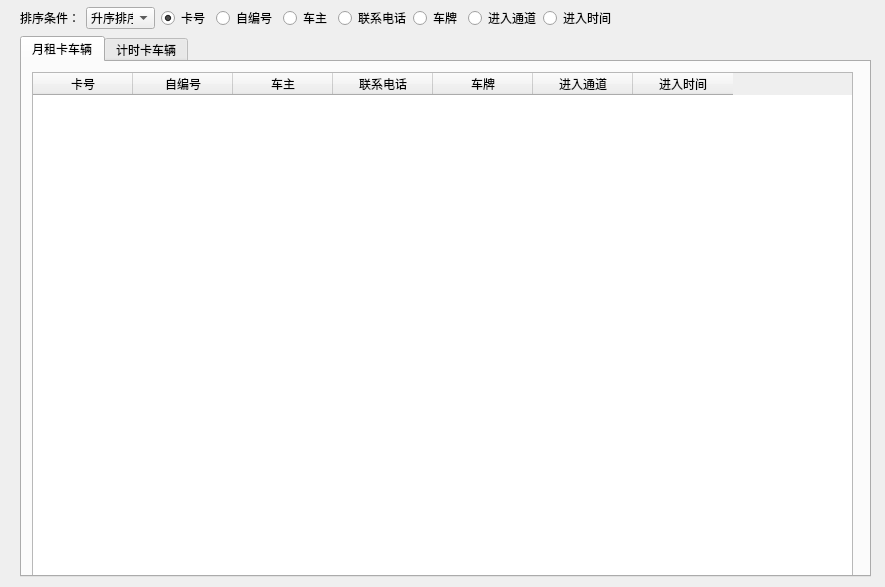
<?xml version="1.0" encoding="UTF-8"?>
<ui version="4.0">
 <class>CDlgStaying</class>
 <widget class="QDialog" name="CDlgStaying">
  <property name="geometry">
   <rect>
    <x>0</x>
    <y>0</y>
    <width>885</width>
    <height>587</height>
   </rect>
  </property>
  <property name="windowTitle">
   <string>当前滞留车辆信息</string>
  </property>
  <widget class="QTabWidget" name="tabWidget">
   <property name="geometry">
    <rect>
     <x>20</x>
     <y>36</y>
     <width>851</width>
     <height>541</height>
    </rect>
   </property>
   <property name="currentIndex">
    <number>0</number>
   </property>
   <widget class="QWidget" name="tab">
    <attribute name="title">
     <string>月租卡车辆</string>
    </attribute>
    <widget class="QTableWidget" name="tableWidgetMonth">
     <property name="geometry">
      <rect>
       <x>10</x>
       <y>10</y>
       <width>821</width>
       <height>511</height>
      </rect>
     </property>
     <property name="toolTip">
      <string>单击【卡号】单元格，查看对应车辆图片。</string>
     </property>
     <column>
      <property name="text">
       <string>卡号</string>
      </property>
     </column>
     <column>
      <property name="text">
       <string>自编号</string>
      </property>
     </column>
     <column>
      <property name="text">
       <string>车主</string>
      </property>
     </column>
     <column>
      <property name="text">
       <string>联系电话</string>
      </property>
     </column>
     <column>
      <property name="text">
       <string>车牌</string>
      </property>
     </column>
     <column>
      <property name="text">
       <string>进入通道</string>
      </property>
     </column>
     <column>
      <property name="text">
       <string>进入时间</string>
      </property>
     </column>
    </widget>
   </widget>
   <widget class="QWidget" name="tab_2">
    <attribute name="title">
     <string>计时卡车辆</string>
    </attribute>
    <widget class="QTableWidget" name="tableWidgetTime">
     <property name="geometry">
      <rect>
       <x>10</x>
       <y>10</y>
       <width>821</width>
       <height>511</height>
      </rect>
     </property>
     <property name="toolTip">
      <string>单击【卡号】单元格，查看对应车辆图片。</string>
     </property>
     <column>
      <property name="text">
       <string>卡号</string>
      </property>
     </column>
     <column>
      <property name="text">
       <string>自编号</string>
      </property>
     </column>
     <column>
      <property name="text">
       <string>车牌</string>
      </property>
     </column>
     <column>
      <property name="text">
       <string>进入通道</string>
      </property>
     </column>
     <column>
      <property name="text">
       <string>进入时间</string>
      </property>
     </column>
    </widget>
   </widget>
  </widget>
  <widget class="QWidget" name="">
   <property name="geometry">
    <rect>
     <x>20</x>
     <y>7</y>
     <width>592</width>
     <height>22</height>
    </rect>
   </property>
   <layout class="QHBoxLayout" name="horizontalLayout">
    <item>
     <widget class="QLabel" name="label">
      <property name="text">
       <string>排序条件：</string>
      </property>
     </widget>
    </item>
    <item>
     <widget class="QComboBox" name="cbSort">
      <item>
       <property name="text">
        <string>升序排序</string>
       </property>
      </item>
      <item>
       <property name="text">
        <string>降序排序</string>
       </property>
      </item>
     </widget>
    </item>
    <item>
     <widget class="QRadioButton" name="chk0">
      <property name="text">
       <string>卡号</string>
      </property>
      <property name="checked">
       <bool>true</bool>
      </property>
     </widget>
    </item>
    <item>
     <widget class="QRadioButton" name="chk1">
      <property name="text">
       <string>自编号</string>
      </property>
     </widget>
    </item>
    <item>
     <widget class="QRadioButton" name="chk2">
      <property name="text">
       <string>车主</string>
      </property>
     </widget>
    </item>
    <item>
     <widget class="QRadioButton" name="chk3">
      <property name="text">
       <string>联系电话</string>
      </property>
     </widget>
    </item>
    <item>
     <widget class="QRadioButton" name="chk4">
      <property name="text">
       <string>车牌</string>
      </property>
     </widget>
    </item>
    <item>
     <widget class="QRadioButton" name="chk5">
      <property name="text">
       <string>进入通道</string>
      </property>
     </widget>
    </item>
    <item>
     <widget class="QRadioButton" name="chk6">
      <property name="text">
       <string>进入时间</string>
      </property>
     </widget>
    </item>
   </layout>
  </widget>
 </widget>
 <resources/>
 <connections/>
</ui>
